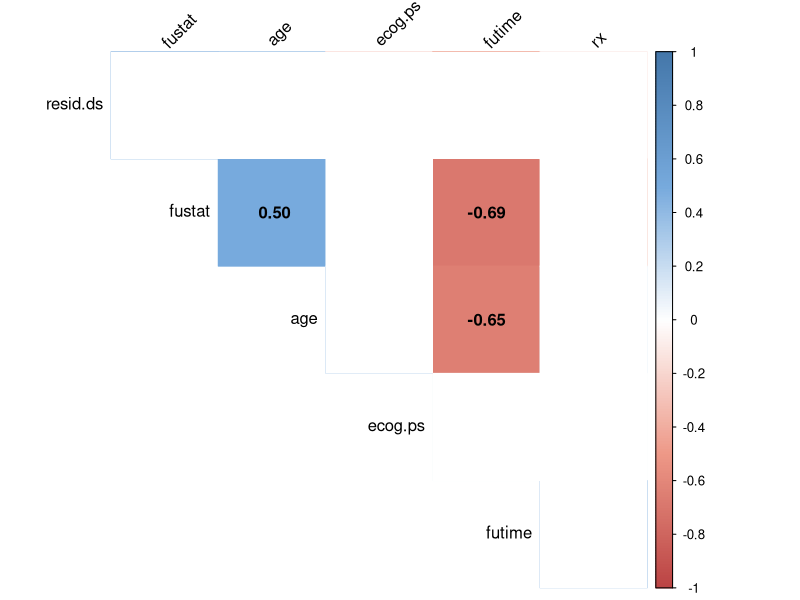

Write the R code that produced this figure. (Note: this script raises an error after producing the figure.)
## ---- chunk 1
knitr::opts_chunk$set(echo = TRUE)
library(survival)
library(ggplot2)
library(plyr)
library(dplyr)
library(corrplot)
library(survminer)
library(coin)
## ---- chunk 2
head(ovarian)
## ---- chunk 3
str(ovarian)
# сохраним датасет с числовыми значениями для рассчета корреляционной матрицы
d <- ovarian
## ---- chunk 4
ovarian$resid.ds <- factor(ovarian$resid.ds, 
                           levels = c("1", "2"), 
                           labels = c("no", "yes"))
ovarian$ecog.ps <- factor(ovarian$ecog.ps, 
                          levels = c("1", "2"), 
                          labels = c("good", "bad"))
ovarian$rx <- factor(ovarian$rx, 
                     levels = c("1", "2"), 
                     labels = c("A", "B"))
str(ovarian)
## ---- chunk 5
summary(ovarian)
## ---- chunk 6

mu <- ddply(ovarian, "rx", summarise, futime=mean(futime), age = mean(age))
time <- ggplot(ovarian, aes(x = futime, color = rx)) +
  geom_histogram(position="identity", fill = 'white', alpha = 0.5) +
  geom_vline(data=mu, aes(xintercept=futime, color=rx),
             linetype="dashed")

age <- ggplot(ovarian, aes(x = age, color = rx)) +
  geom_histogram(position="identity", fill = 'white', alpha = 0.5) +
  geom_vline(data=mu, aes(xintercept=age, color=rx),
             linetype="dashed")

## ---- chunk 7

c <- cor(d)
# mat : is a matrix of data
# ... : further arguments to pass to the native R cor.test function
cor.mtest <- function(mat, ...) {
    mat <- as.matrix(mat)
    n <- ncol(mat)
    p.mat<- matrix(NA, n, n)
    diag(p.mat) <- 0
    for (i in 1:(n - 1)) {
        for (j in (i + 1):n) {
            tmp <- cor.test(mat[, i], mat[, j], ...)
            p.mat[i, j] <- p.mat[j, i] <- tmp$p.value
        }
    }
  colnames(p.mat) <- rownames(p.mat) <- colnames(mat)
  p.mat
}
# matrix of the p-value of the correlation
p.mat <- cor.mtest(c)
col <- colorRampPalette(c("#BB4444", "#EE9988", "#FFFFFF", "#77AADD", "#4477AA"))
corrplot(c, method="color", col=col(200),  
         type="upper", order="hclust", 
         addCoef.col = "black", # Add coefficient of correlation
         tl.col="black", tl.srt=45, #Text label color and rotation
         # Combine with significance
         p.mat = p.mat, sig.level = 0.05, insig = "blank", 
         # hide correlation coefficient on the principal diagonal
         diag=FALSE 
         )
## ---- chunk 8

ovarian <- ovarian %>% mutate(age_group = ifelse(age >=50, "old", "young"))
ovarian$age_group <- factor(ovarian$age_group)
ovarian <- ovarian %>% mutate(age_group = ifelse(age >=50, "old", "young"))
ovarian$age_group <- factor(ovarian$age_group)
d$age_group <- ovarian$age_group
## ---- chunk 9
# censored data has '+'
surv_object <- Surv(time = ovarian$futime, event = ovarian$fustat)
surv_object 

# good status has '+'
# мне стало интересно есть ли какое-то влияние на то, какой статус будет у пациента

surv_object_1 <- Surv(time = d$futime, event = d$ecog.ps)
surv_object_1
## ---- chunk 10
mod1 <- survfit(surv_object ~ rx, data = ovarian)
summary(mod1)
ggsurvplot(mod1, data = ovarian, pval = TRUE)

mod_1 <- survfit(surv_object_1 ~ rx, data = d)
summary(mod_1)
ggsurvplot(mod_1, data = d, pval = TRUE)
## ---- chunk 11
mod2 <- survfit(surv_object ~ resid.ds, data = ovarian)
summary(mod2)
ggsurvplot(mod2, data = ovarian, pval = TRUE)
mod_2 <- survfit(surv_object_1 ~ resid.ds, data = d)
summary(mod_2)
ggsurvplot(mod_2, data = d, pval = TRUE)
## ---- chunk 12
mod3 <- survfit(surv_object ~ age_group, data = ovarian)
summary(mod3)
ggsurvplot(mod3, data = ovarian, pval = TRUE)

mod_3 <- survfit(surv_object_1 ~ age_group, data = d)
summary(mod_3)
ggsurvplot(mod_3, data = d, pval = TRUE)
## ---- chunk 13
logrank_test(Surv(ovarian$futime, ovarian$fustat) ~ rx, data = ovarian)
## ---- chunk 14
logrank_test(Surv(ovarian$futime, ovarian$fustat) ~ resid.ds, data = ovarian)
## ---- chunk 15
logrank_test(Surv(ovarian$futime, ovarian$fustat) ~ age_group, data = ovarian)
## ---- chunk 16
cox <- coxph(formula = Surv(futime, fustat) ~ age_group + rx + resid.ds, data = ovarian)
summary(cox)
cox_fit <- survfit(cox)
plot(cox_fit)
## ---- chunk 17
aa_fit <- aareg(formula = Surv(futime, fustat) ~ age_group + rx + resid.ds, data = ovarian)
plot(aa_fit)
## ---- chunk 18
fit.coxph <- coxph(surv_object ~ rx + resid.ds + age_group + ecog.ps, 
                   data = ovarian)
ggforest(fit.coxph, data = ovarian)
## ---- chunk 19
fit.coxph_1 <- coxph(surv_object_1 ~ rx + resid.ds + age_group, 
                   data = ovarian)
ggforest(fit.coxph_1, data = ovarian)
